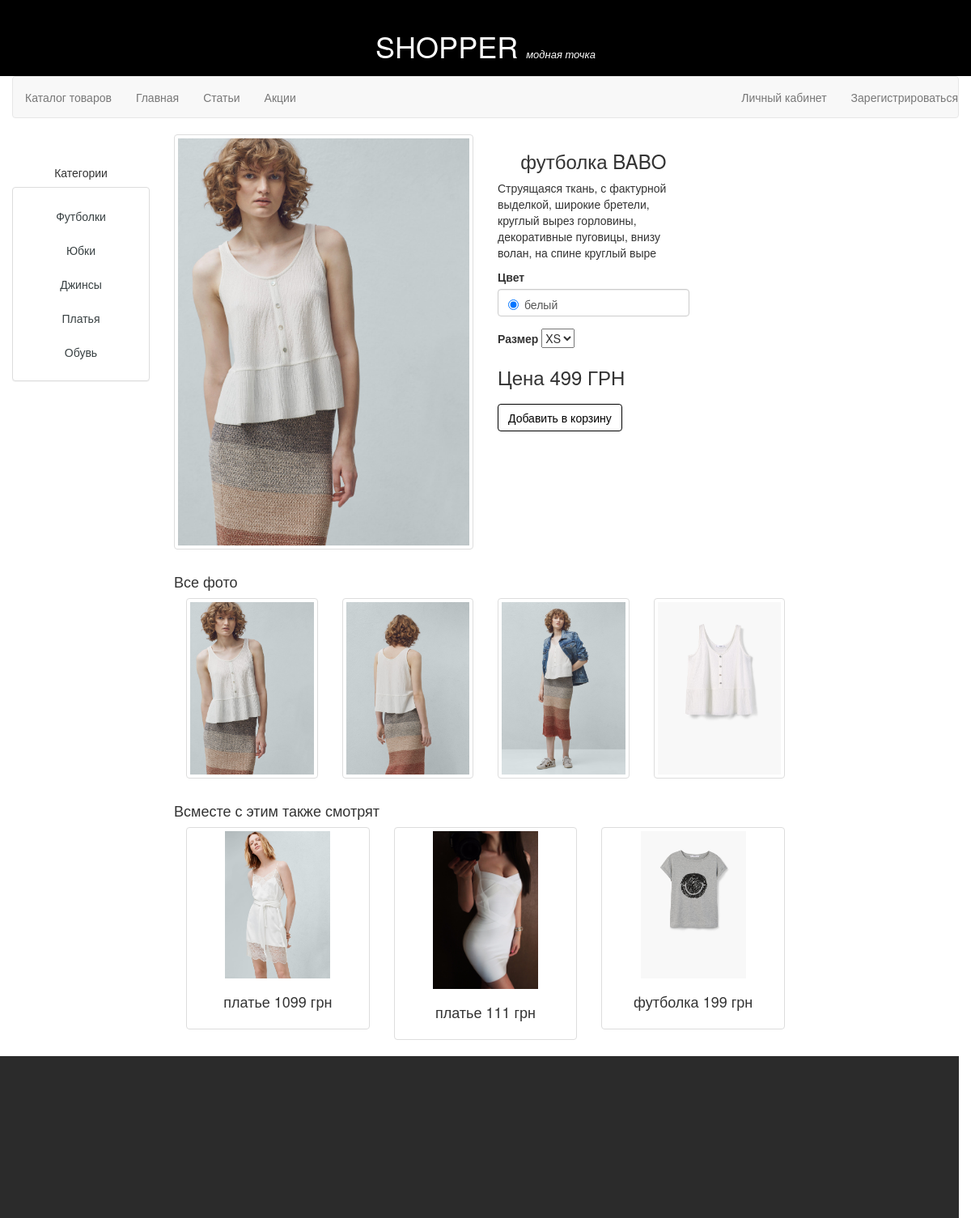
The app's page /product?id=7 with its own data.
### tables this page shows
CREATE TABLE IF NOT EXISTS `families` (
  `type` int(11) NOT NULL,
  `family` varchar(70) NOT NULL,
  `category_name` varchar(50) NOT NULL,
  PRIMARY KEY (`type`)
);

CREATE TABLE IF NOT EXISTS `product_photo` (
  `id` int(11) NOT NULL,
  `photo_url` varchar(200) NOT NULL,
  `color` char(2) NOT NULL,
  KEY `id_product` (`id`),
  KEY `id` (`id`)
);

CREATE TABLE IF NOT EXISTS `product` (
  `id` int(11) NOT NULL AUTO_INCREMENT,
  `name` varchar(30) NOT NULL,
  `description` tinytext NOT NULL,
  `type` int(11) NOT NULL,
  `price` float NOT NULL,
  PRIMARY KEY (`id`),
  KEY `type` (`type`)
);

### controllers/main_view_sidebar_controller.php (called while the page is built)
<?php
include "models/category_model.php";
include "views/main_view_sidebar.php";
?>

### core/routing.php (called while the page is built, shortened)
<?php
include_once('core/db_script.php');
function routing($page){
	$controler  = select ('pages', 'page_name', array('page'=>$page));
	$sidebar_controler = select('right_sidebar','sidebar_page',array('main_page'=>$page));
include_once('models/parametres.php');
include_once('views/template_view.php');
}
?>

### core/core.php (called while the page is built, shortened)
<?php
include_once 'core/routing.php';
function page_load(){
	$page = getPage();
	routing($page);
}
function getPage(){
	$array = explode('/',$_SERVER['REQUEST_URI']);
	$page = $array[1];
	$page = trim_parameters($page);
	if ($page){
		$result = $page;
	}
	else $result ='main';
	return $result;
}
function trim_parameters($page){
	$array = explode('?',$page);
	return $array[0];
}
?>

### index.php (called while the page is built)
<?php
include_once ("core/core.php");
page_load();
?>

### core/db_script.php (called while the page is built, shortened)
<?php
function get_connection(){
	return mysqli_connect('127.0.0.1','root','','myfirstshop');
}
function select($table, $what='*', $where='', $add=""){
	if (!empty($where))
	{
		foreach($where as $key=>$value){
			$where_sql.="$and $key='$value' ";
			if (!$and)
				$and=' and ';
		}
		$where_sql='where '.$where_sql;
	}
	$query="SELECT $what FROM $table $where_sql $add";
	$db_connection=get_connection();
	mysqli_set_charset($db_connection,'utf8');
	$result = mysqli_query($db_connection,$query);
	if ($result && mysqli_num_rows($result)){
		while ($row=mysqli_fetch_assoc($result))
			$rows[]=$row;
	}
	else {
		$rows='';
	}
	return $rows;
}
function getRandom($table, $count){
	$count_items = select ($table,'count(*)');
	$result = array();
	if ($count<=$count_items[0]['count(*)']){
	for ($i=0; $i<$count; $i++){
		$curRand=rand(0, $count_items[0]['count(*)']-1);
		$item =  select ($table,'*','',"limit $curRand, 1");
		if (!in_array($item[0],$result))
			$result[]=$item[0];
		else
			$i--;
	}
}
else
 $result = select($table);
	return $result;
}

### models/category_model.php (called while the page is built)
<?php
$categories = select ('families','category_name,type');
?>

### models/parametres.php (called while the page is built, shortened)
<?php
$_tmp = select('settings', '*' );
foreach ($_tmp as $v){
	extract($v);
	$parametr_array[$parameter]=$value;
}
extract($parametr_array);
$addicional_prod_count=$addicional_prod_rows*3;
?>

### models/one_product_model.php (called while the page is built)
<?php
$product = select ('product','*',array('id'=>$id));
$images = select
(
	'product_photo',
	'photo_url, color',
	array('id'=>$id)
);
$_colors_exists = select('stock','DISTINCT color as code',array('id'=>$id),"and stock>0");
foreach ($_colors_exists as $value) {
	$_color_db = select('colors','code, value',$value);
	$_colors_db[] = $_color_db[0];
}
foreach ($_colors_db as $v){
	$colors[$v['code']]=$v['value'];
}
$family = select ('families','family', array('type'=>$product[0]['type']));
$_sizes =select('stock',
				'size,color',
				array('id'=>$id,
					  ),
				"and stock>0");
for($i=0;$i<count($_sizes);$i++) {
	$size_value = $_sizes[$i]['size'];
	$size = $_sizes[$i]['size'];
	$size_color=$size.$_sizes[$i]['color'];
	if ($size >17 and $size<25){
		$new_size = select('sizes','size',array('id'=>$size));
		 $sizes[$size_color] = $new_size [0]['size'];
	}
	else
		 $sizes[$size_color] =$size_value;
}

### models/product_list_model.php (called while the page is built, shortened)
<?php
	if ($product_list){
	foreach($product_list as $k=>$v){
		$family = select ('families','family', array('type'=>$v['type']));
		$photo = select
		(
			'product_photo',
			'photo_url',
			array('id'=>$v['id']),
			"LIMIT 1"
			);
		if (!$photo){
			$product_list[$k]['photo'] = "";
		}
		else{
			$product_list[$k]['photo'] = $photo[0]['photo_url'];
		}
		$product_list[$k]['type']  = $family[0]['family'];
	}
}
	?>

### views/one_product_view.php (the view, shortened to what this page needs)
<?php
extract($product[0]);
extract($family[0]);
?>
<div class="row">
	<div class="col-xs-4 col-sm-4 col-md-56 col-lg-6">
		<div class="thumbnail">
			<img src='<?=($images)?$images[0]['photo_url']:'uploads/img/no_photo.jpg';?>' alt="">
		</div>
	</div>
	<div class="col-xs-5 col-sm-5 col-md-4 col-lg-4">
	<p class="h3 text-center"> <?=$family;?> <?=$name;?></p>
	<p><?=$description;?></p>
	<form action="bakset" method="POST" role="form">
		<div class="form-group">
		<label for="color">Цвет</label>
		<div class="form-control" id='color'>
			<?php foreach ($colors as $k=>$v){$f=0;?>
			<label class="radio-inline">
 			<input type ='radio'name="color" value='<?=$k?>' <?php if ($f==0) echo 'checked'; $f++;?> ><?=$v?>
 			</label>
			<?php }?>
	</div>
	</div>
	<label for="size">Размер</label>
		<select name ='size' id="size">
			<?php foreach ($sizes as $k=>$v){?>
			<option value=<?=$k?>><?=$v?></option>
			<?php }?>
		</select>
	<p class="panel-default h3"> Цена <?=$price;?> ГРН </p>
		<button type="submit" class="btn btn-primary">Добавить в корзину</button>
	</form>
	</div>
</div>
	<p class="h4 allphoto">Все фото</p>
	<?php if($images){?>
	<?php foreach($images as $image){ ?>
	<div class="col-xs-3 col-sm-3 col-md-3 col-lg-3 images" data-color="<?=$image['color']?>">
	<div class="thumbnail full-photo">
		<img src="<?=$image['photo_url']?>">
	</div>
	</div>
	<?php } }  ?>
	<div class="clearfix">
	</div>
<p class="h4">Всместе с этим также смотрят</p>

### views/main_view_sidebar.php
<div class="row">
	<div class="col-xs-12 category-sidebar">
		<p class="h5 text-center">Категории</p>
		<div class="panel panel-default text-center">
			<div class="panel-body">
				<ul class="nav nav-pills nav-stacked">
					<?php if ($categories) foreach ($categories as $category){ ?>
					<li>
						<a href="product?cat=<?=$category['type']?>"><?=$category['category_name']?></a>
					</li>
					<?php }?>
				</ul>
			</div>
		</div>
	</div>
</div>

### views/product_list_view.php (shortened to what this page needs)
<?php
if ($product_list){?>
<?php foreach($product_list as $product){
	extract($product);
	?>
	<div class='col-md-4'>
		<a href='<?=$link?>?id=<?=$id;?>'>
			<div class="thumbnail">
				<img src='<?=($photo)?$photo:'uploads/img/no_photo.jpg';?>' class="prew">
				<div class="caption">
					<p class="h4 text-center"><?=$type?> <?=$price;?> грн</p>
				</div>
			</div>
		</a>
	</div>
	<?php
}
}

### views/css/style.css (style rules this page uses)
* { margin:0; padding: 0; }
html,body { height: 100%; min-height: 100%; }
.prew { width:60%; }
.btn { color:black; background: white; border-color:black; margin-top:10px; }
a { color:#384042; }
.category-sidebar { margin-top:30px; }

### records on screen
families: category_name "Футболки", family "футболка"
families: category_name "Юбки"
families: category_name "Джинсы"
families: category_name "Платья"
families: category_name "Обувь"
product_photo: photo_url (picture)
product: name "BABO", description "Струящаяся ткань, с фактурной выделкой, широкие бретели, круглый вырез горловины, декоративные пуговицы, внизу волан, на спине круглый выре", price "499"
product_photo: photo_url (picture)
product_photo: photo_url (picture)
product_photo: photo_url (picture)
product: shows a picture, type "платье", price "1099"
product: shows a picture, type "платье", price "111"
product: shows a picture, type "футболка", price "199"

### other values on screen
$v "белый"
form field size "XS"
